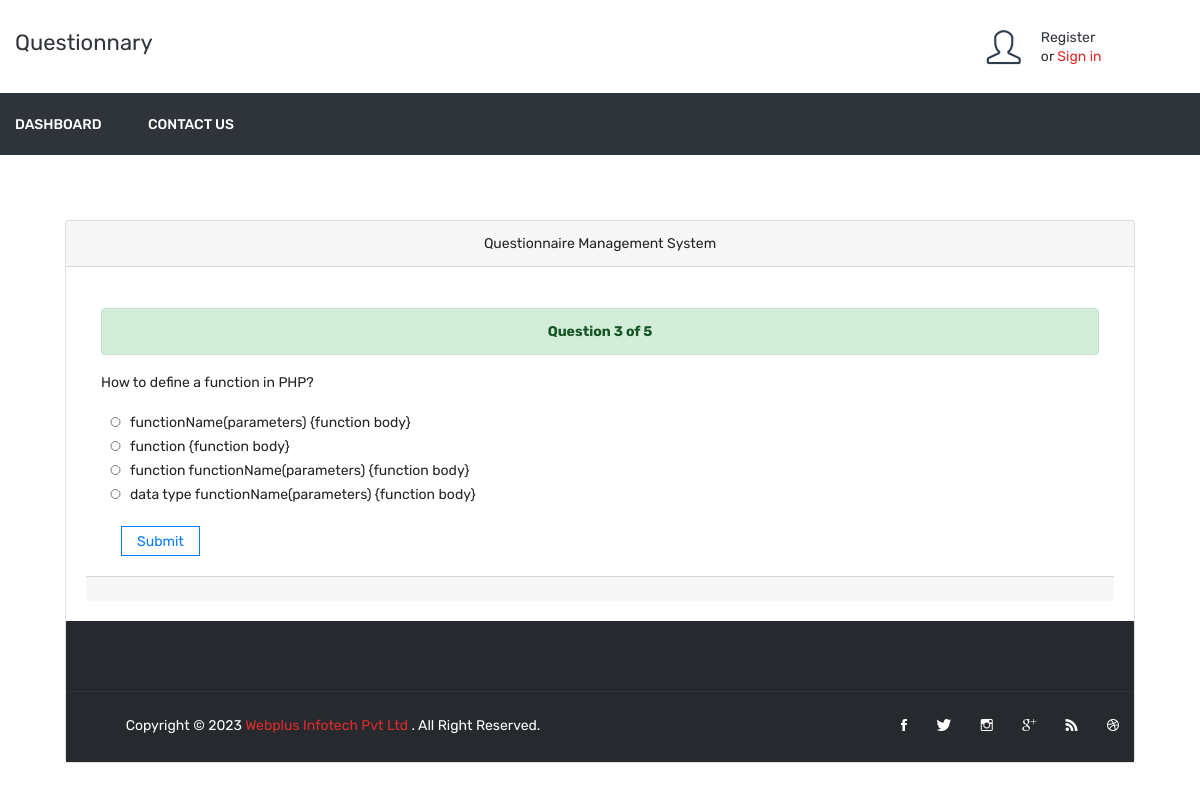
Page /question.php?n=3 on the committed database.
### tables this page shows
CREATE TABLE `a_question` (
  `q_id` int(11) NOT NULL,
  `question` varchar(255) NOT NULL,
  `added_on` datetime NOT NULL
);

CREATE TABLE `a_option` (
  `id` int(11) NOT NULL,
  `q_id` int(11) NOT NULL,
  `is_correct` tinyint(1) NOT NULL,
  `q_option` text NOT NULL
);

### question.php (the view, shortened to what this page needs)
<?php
  include ("header.php");
	$number = $_GET['n'];
	$query = "SELECT * FROM a_question WHERE q_id = $number";
	$result = mysqli_query($con,$query);
	$question = mysqli_fetch_assoc($result);
	$query = "SELECT * FROM a_option WHERE q_id = $number";
	$choices = mysqli_query($con,$query);
	$query = "SELECT * FROM a_question";
	$total_questions = mysqli_num_rows(mysqli_query($con,$query));
?>
<div class="card text-center" style="margin:65px;">
  <div class="card-header">
  	Questionnaire Management System
  </div>
  <br>
  <div class="card-body">
  <div class="container" style="text-align: left;">
		<div class="alert alert-success" role="alert" style="text-align: center;">
			<strong>
				Question <?php echo $number; ?> of <?php echo $total_questions; ?>
			</strong>
		</div>
		<p class="question"><?php echo $question['question']; ?> </p>
		<form method="POST" action="process.php">
			<?php while($row=mysqli_fetch_assoc($choices)){ ?>
			<input type="radio" style="width: 15px;margin: 7px;height: 10px;" name="choice" value="<?php echo $row['id']; ?>"><?php echo $row['q_option']; ?><br><?php } ?>
			<button type="submit" class="btn btn-outline-primary" name="submit" value="Submit" style="margin: 20px;">Submit</button>
		</form>
  </div>
  <div class="card-footer text-muted">  </div>
</div>
<?php
include("footer.php");
?>

### rows in the picture
a_question: question "How to define a function in PHP?"
a_option: q_option "functionName(parameters) {function body}"
a_option: q_option "function {function body}"
a_option: q_option "function functionName(parameters) {function body}"
a_option: q_option "data type functionName(parameters) {function body}"

### other values in the picture
$number "3"
$total_questions "5"
